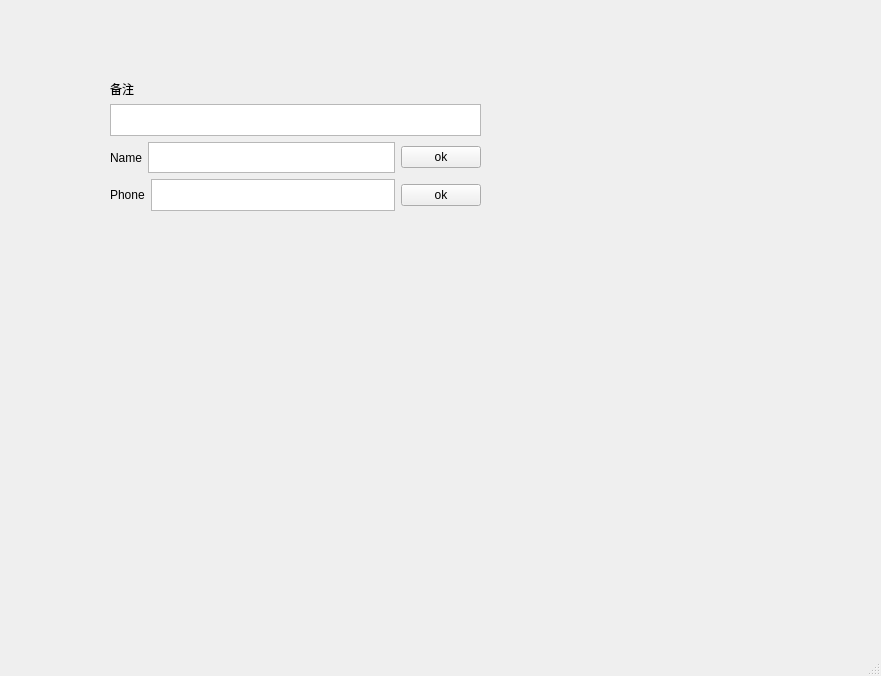
<?xml version="1.0" encoding="UTF-8"?>
<ui version="4.0">
 <class>MainWindow</class>
 <widget class="QMainWindow" name="MainWindow">
  <property name="geometry">
   <rect>
    <x>0</x>
    <y>0</y>
    <width>881</width>
    <height>676</height>
   </rect>
  </property>
  <property name="windowTitle">
   <string>MainWindow</string>
  </property>
  <widget class="QWidget" name="centralwidget">
   <widget class="QWidget" name="">
    <property name="geometry">
     <rect>
      <x>110</x>
      <y>80</y>
      <width>371</width>
      <height>131</height>
     </rect>
    </property>
    <layout class="QVBoxLayout" name="verticalLayout">
     <item>
      <widget class="QLabel" name="label">
       <property name="text">
        <string>备注</string>
       </property>
      </widget>
     </item>
     <item>
      <widget class="QTextEdit" name="textEdit"/>
     </item>
     <item>
      <layout class="QHBoxLayout" name="horizontalLayout">
       <item>
        <widget class="QLabel" name="label_2">
         <property name="text">
          <string>Name</string>
         </property>
        </widget>
       </item>
       <item>
        <widget class="QTextEdit" name="textEdit_2"/>
       </item>
       <item>
        <widget class="QPushButton" name="pushButton_2">
         <property name="text">
          <string>ok</string>
         </property>
        </widget>
       </item>
      </layout>
     </item>
     <item>
      <layout class="QHBoxLayout" name="horizontalLayout_2">
       <item>
        <widget class="QLabel" name="label_3">
         <property name="text">
          <string>Phone</string>
         </property>
        </widget>
       </item>
       <item>
        <widget class="QTextEdit" name="textEdit_3"/>
       </item>
       <item>
        <widget class="QPushButton" name="pushButton_3">
         <property name="text">
          <string>ok</string>
         </property>
        </widget>
       </item>
      </layout>
     </item>
    </layout>
   </widget>
  </widget>
  <widget class="QMenuBar" name="menubar">
   <property name="geometry">
    <rect>
     <x>0</x>
     <y>0</y>
     <width>881</width>
     <height>22</height>
    </rect>
   </property>
  </widget>
  <widget class="QStatusBar" name="statusbar"/>
 </widget>
 <resources/>
 <connections/>
</ui>
